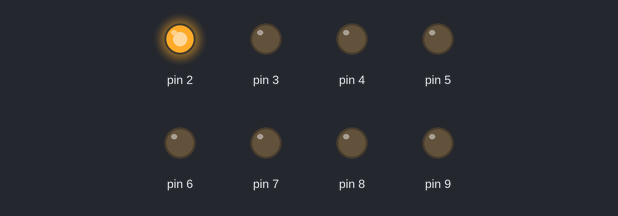
The sketch below on a simulated Arduino Uno, built with avr-gcc and run on an emulated ATmega328P. Shown: output pins drawn as LEDs (lit = HIGH).

Above: at 0.2 s.
At 1.2 s:
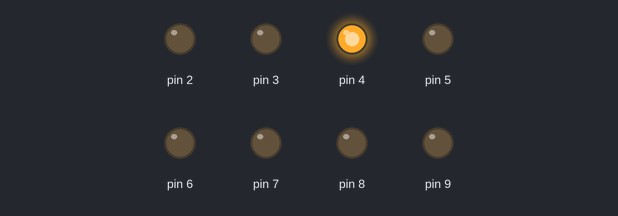
At 1.7 s:
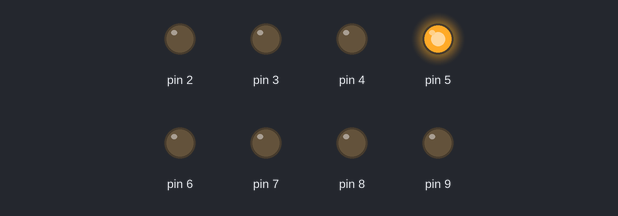
At 2.2 s:
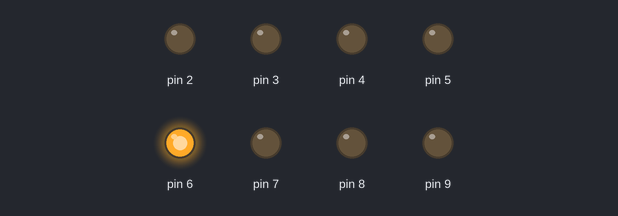
At 3.2 s:
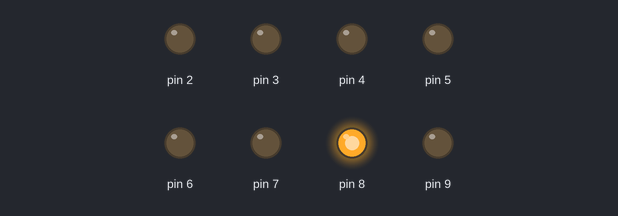
At 4.7 s:
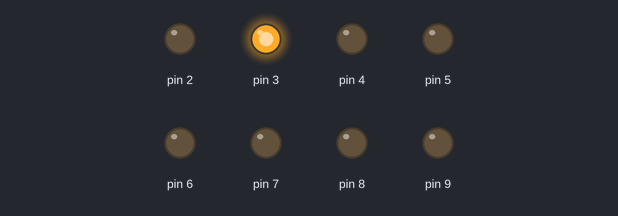
Timing chart, 0 to 5.2 s (numbered marks = the images above):
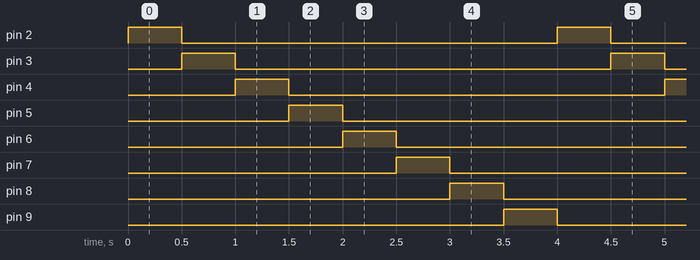

The sketch:

LED1to8.ino
```cpp
void setup()
{

for (int i=2;i<=9;i++)
{
  pinMode(i,HIGH);
}


}
void loop(){

  for(int i=2;i<=9;i++)
  {
    digitalWrite(i,HIGH);
    delay(500);
    digitalWrite(i,LOW);
  }


}
```

Measured:
- by itself, pin 2–9: alternates HIGH for 0.50 s and LOW for 3.5 s
- by itself, everything shown: repeats every 4.0 s, in 9 steps
